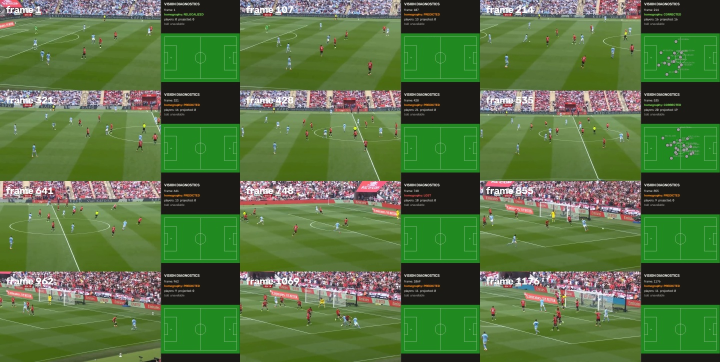
#> input picture debug/pitch-v2-test2-973d96e/test2-pitch-v2-contact-sheet.jpg, 1440 x 724 px (shown at 1/2 size)
$ python -i shot.py   (imports and definitions only)
#> lines starting #> are read from the running program, lines starting #| are printed output that depends on the picture; after the words box and inside, x2 and y2 are one past the last pixel; in counts of white or black regions, pixels touching at a corner belong together
#> further down, picture is the input picture: shape (724, 1440, 3); mean B, G, R 64.8, 113.5, 86
"""Lightweight hard-cut and field-view diagnostics for broadcast video."""

from __future__ import annotations

from dataclasses import dataclass
from enum import Enum
from typing import Optional

import cv2
import numpy as np


class FieldView(str, Enum):
    WIDE_FIELD = "wide_field"
    PARTIAL_FIELD = "partial_field"
    NON_FIELD = "non_field"


@dataclass(frozen=True)
class ShotBoundaryConfig:
    histogram_threshold: float = 0.62
    soft_histogram_threshold: float = 0.35
    maximum_feature_inlier_ratio: float = 0.12
    minimum_feature_matches: int = 12
    resize_width: int = 320
    minimum_green_ratio: float = 0.035
    wide_field_green_ratio: float = 0.18


@dataclass(frozen=True)
class ShotDecision:
    is_cut: bool
    score: float
    histogram_distance: float
    feature_inlier_ratio: Optional[float]
    field_view: FieldView
    green_ratio: float


class ShotBoundaryDetector:
    """Detect hard broadcast cuts without introducing another neural model.

    A histogram jump is sufficient for an unambiguous cut. Borderline jumps
    additionally require the two frames to have almost no geometrically
    consistent ORB correspondences. The detector intentionally does not try to
    classify dissolves; confidence loss in the tracker handles those safely.
    """

    def __init__(self, config: ShotBoundaryConfig | None = None) -> None:
        self.config = config or ShotBoundaryConfig()
        self._previous_histogram: Optional[np.ndarray] = None
        self._previous_gray: Optional[np.ndarray] = None
        self._orb = cv2.ORB_create(nfeatures=450, fastThreshold=12)

    def reset(self) -> None:
        self._previous_histogram = None
        self._previous_gray = None

    def _resize(self, frame: np.ndarray) -> np.ndarray:
        height, width = frame.shape[:2]
#> height = 724; width = 1440
        if width <= self.config.resize_width:
            return frame
        scale = self.config.resize_width / float(width)
#> scale = 0.222
        return cv2.resize(
            frame,
            (self.config.resize_width, max(int(round(height * scale)), 1)),
            interpolation=cv2.INTER_AREA,
        )
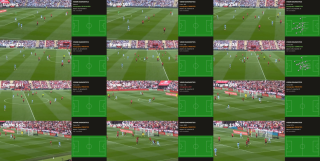
#> returned value: shape (161, 320, 3); mean of channels 0, 1, 2 64.8, 113.5, 86; drawn as B, G, R

    @staticmethod
    def _histogram(frame: np.ndarray) -> np.ndarray:
        hsv = cv2.cvtColor(frame, cv2.COLOR_BGR2HSV)
#> hsv: shape (161, 320, 3); mean H, S, V 57.4, 117.4, 119.1
        histogram = cv2.calcHist([hsv], [0, 1], None, [32, 16], [0, 180, 0, 256])
        return cv2.normalize(histogram, None, norm_type=cv2.NORM_L1).reshape(-1)

    @staticmethod
    def _green_ratio(frame: np.ndarray) -> float:
        hsv = cv2.cvtColor(frame, cv2.COLOR_BGR2HSV)
        green = (
            (hsv[..., 0] >= 28)
            & (hsv[..., 0] <= 95)
            & (hsv[..., 1] >= 35)
            & (hsv[..., 2] >= 25)
        )
        return float(np.mean(green))

    def _field_view(self, green_ratio: float) -> FieldView:
        if green_ratio >= self.config.wide_field_green_ratio:
            return FieldView.WIDE_FIELD
        if green_ratio >= self.config.minimum_green_ratio:
            return FieldView.PARTIAL_FIELD
        return FieldView.NON_FIELD

    # [39 lines left out: function _feature_inlier_ratio, not called in this run]

    def update(self, frame: np.ndarray) -> ShotDecision:
        if frame.ndim != 3 or frame.shape[2] < 3:
            raise ValueError("shot detector expects a BGR frame")
        resized = self._resize(frame[..., :3])
        histogram = self._histogram(resized)
#> histogram = 512 values, max 0.097 at index 172, min 0 at index 11, mean 0.00195
        gray = cv2.cvtColor(resized, cv2.COLOR_BGR2GRAY)
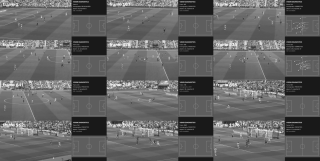
#> gray: shape (161, 320); min 24, max 248, mean 99.8
        green_ratio = self._green_ratio(resized)
#> in _green_ratio, `green = ( (hsv[..., 0] >= 28) & (hsv[..., 0] <= 95) & (hsv[..., 1] >= ..`:
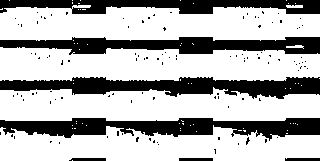
#> green: shape (161, 320) bool; 69.3% white; 117 black regions (110 under 20 px), largest, box (x1, y1, x2, y2) and area: (0, 118, 320, 141) 4326, (0, 77, 320, 99) 4202, (0, 37, 320, 55) 3658
#> green_ratio = 0.693
        field_view = self._field_view(green_ratio)
#> field_view = <FieldView.WIDE_FIELD: 'wide_field'>
        if self._previous_histogram is None or self._previous_gray is None:
            self._previous_histogram = histogram
#> self._previous_histogram has the same summary as histogram
            self._previous_gray = gray
            return ShotDecision(False, 0.0, 0.0, None, field_view, green_ratio)

        histogram_distance = float(
            cv2.compareHist(
                self._previous_histogram.astype(np.float32),
                histogram.astype(np.float32),
                cv2.HISTCMP_BHATTACHARYYA,
            )
        )
        feature_ratio: Optional[float] = None
        if histogram_distance >= self.config.soft_histogram_threshold:
            feature_ratio = self._feature_inlier_ratio(self._previous_gray, gray)
        is_cut = histogram_distance >= self.config.histogram_threshold or (
            histogram_distance >= self.config.soft_histogram_threshold
            and feature_ratio is not None
            and feature_ratio <= self.config.maximum_feature_inlier_ratio
        )
        feature_penalty = 1.0 - float(feature_ratio or 0.0)
        score = float(np.clip(0.75 * histogram_distance + 0.25 * feature_penalty, 0, 1))
        self._previous_histogram = histogram
        self._previous_gray = gray
        return ShotDecision(
            is_cut,
            score,
            histogram_distance,
            feature_ratio,
            field_view,
            green_ratio,
        )

>>> import cv2
>>> picture = cv2.imread('../../debug/pitch-v2-test2-973d96e/test2-pitch-v2-contact-sheet.jpg')
>>> result = ShotBoundaryDetector().update(picture)
